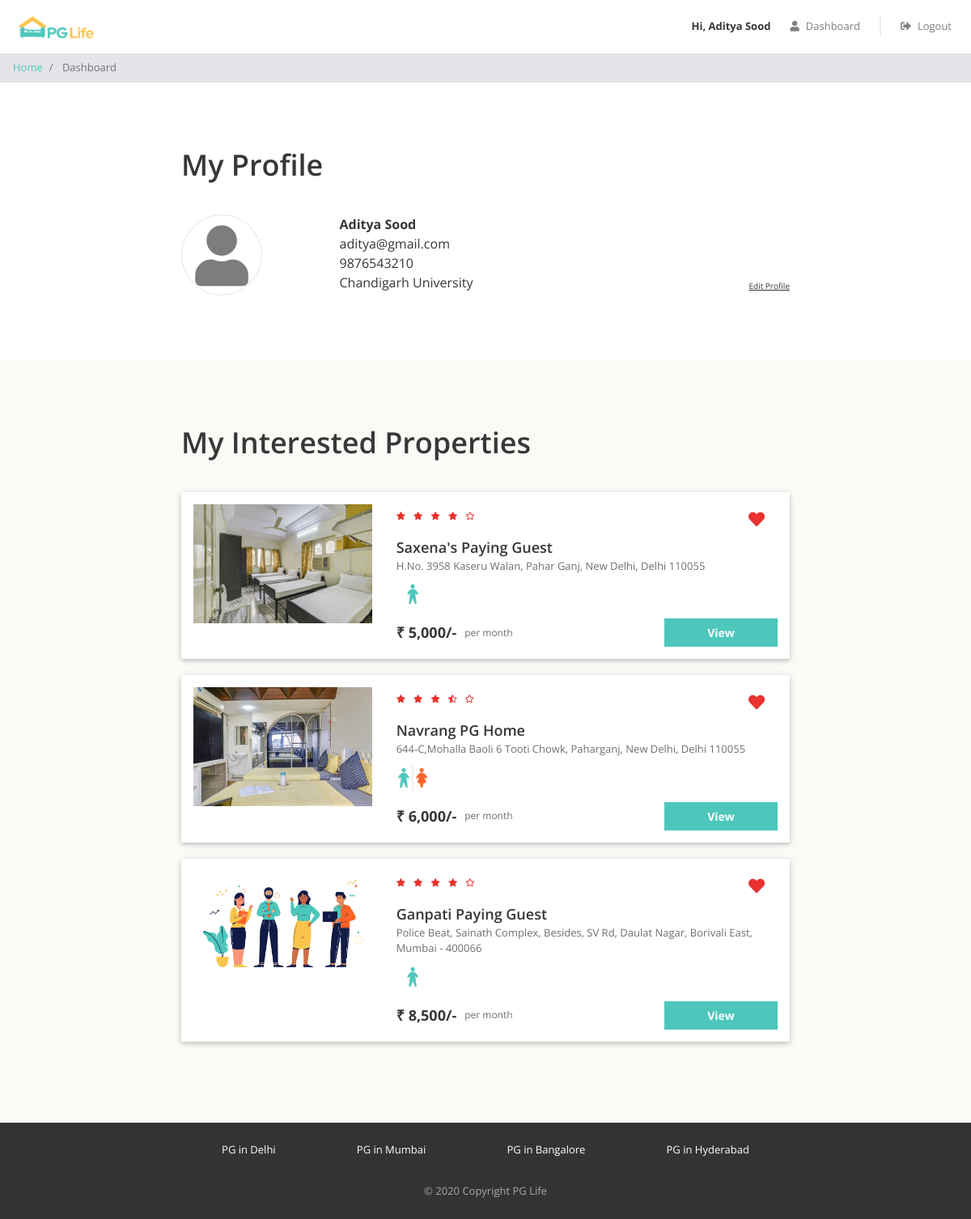
Page /dashboard.php (signed in) on the committed database.
### tables this page shows
CREATE TABLE `users` (
  `id` int(11) NOT NULL,
  `email` varchar(100) NOT NULL,
  `password` varchar(255) NOT NULL,
  `full_name` varchar(100) NOT NULL,
  `phone` varchar(20) NOT NULL,
  `gender` enum('male','female') NOT NULL,
  `college_name` varchar(100) NOT NULL
);

CREATE TABLE `properties` (
  `id` int(11) NOT NULL,
  `city_id` int(11) NOT NULL,
  `name` varchar(100) NOT NULL,
  `address` varchar(255) NOT NULL,
  `description` longtext NOT NULL,
  `gender` enum('male','female','unisex') NOT NULL,
  `rent` int(11) NOT NULL,
  `rating_clean` float(2,1) NOT NULL,
  `rating_food` float(2,1) NOT NULL,
  `rating_safety` float(2,1) NOT NULL
);

### dashboard.php (the view, shortened to what this page needs)
<?php
require_once "includes/database_connect.php";
$user_id = filter_var($_SESSION['user_id'], FILTER_VALIDATE_INT);
$user_stmt = mysqli_prepare($conn, 'SELECT id, email, full_name, phone, gender, college_name FROM users WHERE id = ? LIMIT 1');
mysqli_stmt_bind_param($user_stmt, 'i', $user_id);
mysqli_stmt_execute($user_stmt);
$user_result = mysqli_stmt_get_result($user_stmt);
$user = $user_result ? mysqli_fetch_assoc($user_result) : null;
$interested_stmt = mysqli_prepare(
    $conn,
    'SELECT p.* FROM interested_users_properties iup INNER JOIN properties p ON iup.property_id = p.id WHERE iup.user_id = ? ORDER BY p.id'
);
mysqli_stmt_bind_param($interested_stmt, 'i', $user_id);
mysqli_stmt_execute($interested_stmt);
$interested_result = mysqli_stmt_get_result($interested_stmt);
$interested_properties = $interested_result ? mysqli_fetch_all($interested_result, MYSQLI_ASSOC) : [];
?>
<!DOCTYPE html>
<html lang="en">
<head>
    <?php
    include "includes/head_links.php";
    ?>
    <link href="css/dashboard.css" rel="stylesheet" />
</head>
<body>
    <?php
    include "includes/header.php";
    ?>
    <nav aria-label="breadcrumb">
        <ol class="breadcrumb py-2">
            <li class="breadcrumb-item">
                <a href="index.php">Home</a>
            </li>
            <li class="breadcrumb-item active" aria-current="page">
                Dashboard
            </li>
        </ol>
    </nav>
    <div class="my-profile page-container">
        <h1>My Profile</h1>
        <div class="row">
            <div class="col-md-3 profile-img-container">
                <i class="fas fa-user profile-img"></i>
            </div>
            <div class="col-md-9">
                <div class="row no-gutters justify-content-between align-items-end">
                    <div class="profile">
                        <div class="name"><?= htmlspecialchars((string)$user['full_name'], ENT_QUOTES, 'UTF-8') ?></div>
                        <div class="email"><?= htmlspecialchars((string)$user['email'], ENT_QUOTES, 'UTF-8') ?></div>
                        <div class="phone"><?= htmlspecialchars((string)$user['phone'], ENT_QUOTES, 'UTF-8') ?></div>
                        <div class="college"><?= htmlspecialchars((string)$user['college_name'], ENT_QUOTES, 'UTF-8') ?></div>
                    </div>
                    <div class="edit">
                        <div class="edit-profile">Edit Profile</div>
                    </div>
                </div>
            </div>
        </div>
    </div>
    <?php
    if (count($interested_properties) > 0) {
    ?>
        <div class="my-interested-properties">
            <div class="page-container">
                <h1>My Interested Properties</h1>
                <?php
                foreach ($interested_properties as $property) {
                    $property_id = (int)$property['id'];
                    $property_images = glob(__DIR__ . "/img/properties/" . $property_id . "/*") ?: [];
                    $property_image = $property_images
                        ? "img/properties/" . $property_id . "/" . basename($property_images[0])
                        : "img/about.jpg";
                ?>
                    <div class="property-card property-id-<?= $property['id'] ?> row">
                        <div class="image-container col-md-4">
                            <img src="<?= htmlspecialchars($property_image, ENT_QUOTES, 'UTF-8') ?>" alt="Property image" />
                        </div>
                        <div class="content-container col-md-8">
                            <div class="row no-gutters justify-content-between">
                                <?php
                                $total_rating = ($property['rating_clean'] + $property['rating_food'] + $property['rating_safety']) / 3;
                                $total_rating = round($total_rating, 1);
                                ?>
                                <div class="star-container" title="<?= $total_rating ?>">
                                    <?php
                                    $rating = $total_rating;
                                    for ($i = 0; $i < 5; $i++) {
                                        if ($rating >= $i + 0.8) {
                                    ?>
                                            <i class="fas fa-star"></i>
                                        <?php
                                        } elseif ($rating >= $i + 0.3) {
                                        ?>
                                            <i class="fas fa-star-half-alt"></i>
                                        <?php
                                        } else {
                                        ?>
                                            <i class="far fa-star"></i>
                                    <?php
                                        }
                                    }
                                    ?>
                                </div>
                                <div class="interested-container">
                                    <i class="is-interested-image fas fa-heart" property_id="<?= $property['id'] ?>"></i>
                                </div>
                            </div>
                            <div class="detail-container">
                                <div class="property-name"><?= htmlspecialchars((string)$property['name'], ENT_QUOTES, 'UTF-8') ?></div>
                                <div class="property-address"><?= htmlspecialchars((string)$property['address'], ENT_QUOTES, 'UTF-8') ?></div>
                                <div class="property-gender">
                                    <?php
                                    if ($property['gender'] == "male") {
                                    ?>
                                        <img src="img/male.png">
                                    <?php
                                    } elseif ($property['gender'] == "female") {
                                    ?>
                                        <img src="img/female.png">
                                    <?php
                                    } else {
                                    ?>
                                        <img src="img/unisex.png">
                                    <?php
                                    }
                                    ?>
                                </div>
                            </div>
                            <div class="row no-gutters">
                                <div class="rent-container col-6">
                                    <div class="rent">₹ <?= number_format($property['rent']) ?>/-</div>
                                    <div class="rent-unit">per month</div>
                                </div>
                                <div class="button-container col-6">
                                    <a href="property_detail.php?property_id=<?= $property['id'] ?>" class="btn btn-primary">View</a>
                                </div>
                            </div>
                        </div>
                    </div>
                <?php
                }
                ?>
            </div>
        </div>
    <?php
    }
    ?>
    <?php
    include "includes/footer.php";
    ?>
</body>
</html>

### css/common.css (style rules this page uses)
* { box-sizing: border-box; font-family: 'Open Sans', sans-serif; }
body { color: #373737; font-size: 16px; position: relative; }
h1, h2, h3, h4, h5, h6 { font-weight: 600; }
h1 { font-size: 36px; margin-bottom: 40px; }
.btn-primary, .btn-warning, .btn-danger { color: white; font-weight: bold; }
.breadcrumb { background-color: #e5e3e8; font-size: 13px; border-radius: 0px; margin-bottom: 0px; }
.page-container { max-width: 800px; padding: 80px 24px; margin: auto; }

### css/dashboard.css (style rules this page uses)
.profile-img { color: #7d7d7d; font-size: 75px; text-align: center; border: 1px solid #e4e4e4; border-radius: 50%; height: 100px; width: 100px; line-height: 100px; }
.profile .name { font-weight: bold; }
.edit-profile { font-size: 10px; text-decoration: underline; cursor: pointer; }
.my-interested-properties { background-color: #fcfaf7; }
.property-card { background-color: #ffffff; border-radius: 2px; padding: 15px 0px; margin: 20px auto; box-shadow: 0 2px 5px 0 rgba(0, 0, 0, 0.16), 0 2px 10px 0 rgba(0, 0, 0, 0.12); }
.image-container { text-align: center; }
.image-container img { width: 100%; max-width: 300px; }
.star-container i { color: #EA322E; font-size: 10px; margin-right: 6px; }
.interested-container { text-align: center; padding: 8px 16px; }
.interested-container i { color: #EA322E; font-size: 20px; cursor: pointer; }
.detail-container { padding-bottom: 10px; }
.property-name { font-size: 18px; font-weight: 600; }
.property-address { color: #6f6f6f; font-size: 13px; padding-bottom: 5px; }
.property-gender img { width: 40px; }
.rent-container { display: flex; align-items: center; }
.rent { font-size: 18px; font-weight: bold; padding-right: 10px; }
.rent-unit { color: #6f6f6f; font-size: 12px; }
.button-container .btn { font-size: 14px; border-radius: 0px; width: 140px; float: right; }

### rows in the picture
users: full_name "Aditya Sood", email "aditya@gmail.com", phone "9876543210", college_name "Chandigarh University"
properties: shows a picture, name "Saxena's Paying Guest", address "H.No. 3958 Kaseru Walan, Pahar Ganj, New Delhi, Delhi 110055", rent "5,000"
properties: shows a picture, name "Navrang PG Home", address "644-C,Mohalla Baoli 6 Tooti Chowk, Paharganj, New Delhi, Delhi 110055", rent "6,000"
properties: shows a picture, name "Ganpati Paying Guest", address "Police Beat, Sainath Complex, Besides, SV Rd, Daulat Nagar, Borivali East, Mumbai - 400066", rent "8,500"

### other values in the picture
$_SESSION["full_name"] "Aditya Sood"
